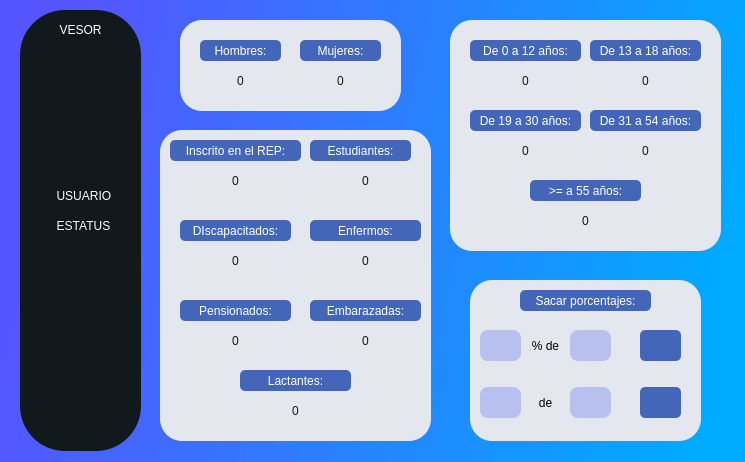
<?xml version="1.0" encoding="UTF-8"?>
<ui version="4.0">
 <class>MainWindow</class>
 <widget class="QMainWindow" name="MainWindow">
  <property name="geometry">
   <rect>
    <x>0</x>
    <y>0</y>
    <width>745</width>
    <height>462</height>
   </rect>
  </property>
  <property name="maximumSize">
   <size>
    <width>745</width>
    <height>462</height>
   </size>
  </property>
  <property name="windowTitle">
   <string>MainWindow</string>
  </property>
  <property name="windowIcon">
   <iconset>
    <normaloff>:/Icono_window/Icono_window.png</normaloff>:/Icono_window/Icono_window.png</iconset>
  </property>
  <property name="styleSheet">
   <string notr="true">QMainWindow{
background-color: qlineargradient(spread:pad, x1:0.063, y1:0.346591, x2:0.982955, y2:0.477, stop:0 rgba(85, 85, 255, 255), stop:1 rgba(0, 170, 255, 255));
}
</string>
  </property>
  <widget class="QWidget" name="centralwidget">
   <widget class="QFrame" name="frame">
    <property name="geometry">
     <rect>
      <x>20</x>
      <y>10</y>
      <width>121</width>
      <height>441</height>
     </rect>
    </property>
    <property name="styleSheet">
     <string notr="true">QFrame{

background-color:#12191D;
border-radius: 45px;
}</string>
    </property>
    <property name="frameShape">
     <enum>QFrame::StyledPanel</enum>
    </property>
    <property name="frameShadow">
     <enum>QFrame::Raised</enum>
    </property>
    <widget class="QPushButton" name="buttonNewUser">
     <property name="geometry">
      <rect>
       <x>0</x>
       <y>170</y>
       <width>161</width>
       <height>31</height>
      </rect>
     </property>
     <property name="styleSheet">
      <string notr="true">QPushButton{
border:0px;
background-color: qlineargradient(spread:pad, x1:0, y1:0, x2:1, y2:1, stop:0 rgba(0, 0, 0, 0), stop:1 rgba(255, 255, 255, 0));
color:rgb(255, 255, 255);
font-size: 12px
}

QPushButton:hover{
background-color:rgb(0, 170, 255);
color:rgb(255, 255, 255);
font-size: 12px;

}</string>
     </property>
     <property name="text">
      <string> USUARIO           </string>
     </property>
     <property name="icon">
      <iconset>
       <normaloff>Imagenes-iconos/Usuario_blanco.png</normaloff>Imagenes-iconos/Usuario_blanco.png</iconset>
     </property>
     <property name="iconSize">
      <size>
       <width>18</width>
       <height>18</height>
      </size>
     </property>
    </widget>
    <widget class="QLabel" name="label_2">
     <property name="geometry">
      <rect>
       <x>20</x>
       <y>10</y>
       <width>81</width>
       <height>20</height>
      </rect>
     </property>
     <property name="styleSheet">
      <string notr="true">QLabel{
color:rgb(255, 255, 255);
font: 14pt &quot;Comic Sans MS&quot;;
border-radius: 6px;
background-color: qlineargradient(spread:pad, x1:0, y1:0, x2:1, y2:1, stop:0 rgba(0, 0, 0, 0));

}</string>
     </property>
     <property name="text">
      <string>VESOR</string>
     </property>
     <property name="alignment">
      <set>Qt::AlignCenter</set>
     </property>
    </widget>
    <widget class="QPushButton" name="Button_menu_2">
     <property name="geometry">
      <rect>
       <x>30</x>
       <y>50</y>
       <width>23</width>
       <height>21</height>
      </rect>
     </property>
     <property name="styleSheet">
      <string notr="true">QPushButton{
background-color: qlineargradient(spread:pad, x1:0, y1:0, x2:1, y2:1, stop:0 rgba(0, 0, 0, 0), stop:1 rgba(255, 255, 255, 0));
border-radIus: 3px
}

QPushButton:hover{
	background-color: qlineargradient(spread:pad, x1:0, y1:0, x2:1, y2:0, stop:0 rgba(204, 204, 204, 129));
border-radius:10px;

}</string>
     </property>
     <property name="text">
      <string/>
     </property>
     <property name="icon">
      <iconset resource="Source.qrc">
       <normaloff>:/Icono_recargar/Imagenes-iconos/Recargar.png</normaloff>:/Icono_recargar/Imagenes-iconos/Recargar.png</iconset>
     </property>
     <property name="iconSize">
      <size>
       <width>26</width>
       <height>26</height>
      </size>
     </property>
    </widget>
    <widget class="QPushButton" name="Button_menu">
     <property name="geometry">
      <rect>
       <x>70</x>
       <y>50</y>
       <width>23</width>
       <height>20</height>
      </rect>
     </property>
     <property name="styleSheet">
      <string notr="true">QPushButton{
background-color: qlineargradient(spread:pad, x1:0, y1:0, x2:1, y2:1, stop:0 rgba(0, 0, 0, 0), stop:1 rgba(255, 255, 255, 0));
border-radIus: 3px
}

QPushButton:hover{
	background-color: qlineargradient(spread:pad, x1:0, y1:0, x2:1, y2:0, stop:0 rgba(204, 204, 204, 129));
border-radius: 10px;

}</string>
     </property>
     <property name="text">
      <string/>
     </property>
     <property name="icon">
      <iconset resource="Source.qrc">
       <normaloff>:/Menu_icono/Imagenes-iconos/Menu.png</normaloff>:/Menu_icono/Imagenes-iconos/Menu.png</iconset>
     </property>
     <property name="iconSize">
      <size>
       <width>22</width>
       <height>22</height>
      </size>
     </property>
    </widget>
    <widget class="QPushButton" name="buttonStatus">
     <property name="geometry">
      <rect>
       <x>3</x>
       <y>200</y>
       <width>121</width>
       <height>31</height>
      </rect>
     </property>
     <property name="styleSheet">
      <string notr="true">QPushButton{
border:0px;
background-color: qlineargradient(spread:pad, x1:0, y1:0, x2:1, y2:1, stop:0 rgba(0, 0, 0, 0), stop:1 rgba(255, 255, 255, 0));
color:rgb(255, 255, 255);
font-size: 12px
}

QPushButton:hover{
background-color:rgb(0, 170, 255);
color:rgb(255, 255, 255);
font-size: 12px;

}</string>
     </property>
     <property name="text">
      <string>ESTATUS</string>
     </property>
     <property name="icon">
      <iconset resource="Source.qrc">
       <normaloff>:/Icono_reloj/Imagenes-iconos/reloj.png</normaloff>:/Icono_reloj/Imagenes-iconos/reloj.png</iconset>
     </property>
     <property name="iconSize">
      <size>
       <width>16</width>
       <height>16</height>
      </size>
     </property>
    </widget>
   </widget>
   <widget class="QGroupBox" name="groupBox_2">
    <property name="geometry">
     <rect>
      <x>180</x>
      <y>20</y>
      <width>221</width>
      <height>91</height>
     </rect>
    </property>
    <property name="styleSheet">
     <string notr="true">QGroupBox{
color:#1b231f;
background-color: #E5E7EE;
font: 75 10pt Comic Sans MS;
border-radius: 22px;

}</string>
    </property>
    <property name="title">
     <string/>
    </property>
    <property name="alignment">
     <set>Qt::AlignCenter</set>
    </property>
    <widget class="QLabel" name="Cantidad_m">
     <property name="geometry">
      <rect>
       <x>25</x>
       <y>40</y>
       <width>71</width>
       <height>41</height>
      </rect>
     </property>
     <property name="styleSheet">
      <string notr="true">QLabel{
color:#12191D;
font: 18pt &quot;Sans&quot;;
}</string>
     </property>
     <property name="text">
      <string>0</string>
     </property>
     <property name="alignment">
      <set>Qt::AlignCenter</set>
     </property>
    </widget>
    <widget class="QLabel" name="label">
     <property name="geometry">
      <rect>
       <x>20</x>
       <y>20</y>
       <width>81</width>
       <height>21</height>
      </rect>
     </property>
     <property name="styleSheet">
      <string notr="true">background-color:#4466B8;
		color: rgb(255, 255, 255);
		border-radius: 5px</string>
     </property>
     <property name="text">
      <string>Hombres:</string>
     </property>
     <property name="alignment">
      <set>Qt::AlignCenter</set>
     </property>
    </widget>
    <widget class="QLabel" name="label_3">
     <property name="geometry">
      <rect>
       <x>120</x>
       <y>20</y>
       <width>81</width>
       <height>21</height>
      </rect>
     </property>
     <property name="styleSheet">
      <string notr="true">background-color:#4466B8;
		color: rgb(255, 255, 255);
		border-radius: 5px</string>
     </property>
     <property name="text">
      <string>Mujeres:</string>
     </property>
     <property name="alignment">
      <set>Qt::AlignCenter</set>
     </property>
    </widget>
    <widget class="QLabel" name="Cantidad_f">
     <property name="geometry">
      <rect>
       <x>125</x>
       <y>40</y>
       <width>71</width>
       <height>41</height>
      </rect>
     </property>
     <property name="styleSheet">
      <string notr="true">QLabel{
color:#12191D;
font: 18pt &quot;Sans&quot;;
}</string>
     </property>
     <property name="text">
      <string>0</string>
     </property>
     <property name="alignment">
      <set>Qt::AlignCenter</set>
     </property>
    </widget>
   </widget>
   <widget class="QGroupBox" name="groupBox_3">
    <property name="geometry">
     <rect>
      <x>450</x>
      <y>20</y>
      <width>271</width>
      <height>231</height>
     </rect>
    </property>
    <property name="styleSheet">
     <string notr="true">QGroupBox{
color:#1b231f;
background-color: #E5E7EE;
font: 75 10pt Comic Sans MS;
border-radius: 22px;

}</string>
    </property>
    <property name="title">
     <string/>
    </property>
    <property name="alignment">
     <set>Qt::AlignCenter</set>
    </property>
    <widget class="QLabel" name="Cantidad_12_18">
     <property name="geometry">
      <rect>
       <x>160</x>
       <y>40</y>
       <width>71</width>
       <height>41</height>
      </rect>
     </property>
     <property name="styleSheet">
      <string notr="true">QLabel{
color:#12191D;
font: 18pt &quot;Sans&quot;;
}</string>
     </property>
     <property name="text">
      <string>0</string>
     </property>
     <property name="alignment">
      <set>Qt::AlignCenter</set>
     </property>
    </widget>
    <widget class="QLabel" name="Cantidad_0_12">
     <property name="geometry">
      <rect>
       <x>40</x>
       <y>40</y>
       <width>71</width>
       <height>41</height>
      </rect>
     </property>
     <property name="styleSheet">
      <string notr="true">QLabel{
color:#12191D;
font: 18pt &quot;Sans&quot;;
}</string>
     </property>
     <property name="text">
      <string>0</string>
     </property>
     <property name="alignment">
      <set>Qt::AlignCenter</set>
     </property>
    </widget>
    <widget class="QLabel" name="label_4">
     <property name="geometry">
      <rect>
       <x>20</x>
       <y>20</y>
       <width>111</width>
       <height>21</height>
      </rect>
     </property>
     <property name="styleSheet">
      <string notr="true">background-color:#4466B8;
		color: rgb(255, 255, 255);
		border-radius: 5px</string>
     </property>
     <property name="text">
      <string>De 0 a 12 años:</string>
     </property>
     <property name="alignment">
      <set>Qt::AlignCenter</set>
     </property>
    </widget>
    <widget class="QLabel" name="label_5">
     <property name="geometry">
      <rect>
       <x>140</x>
       <y>20</y>
       <width>111</width>
       <height>21</height>
      </rect>
     </property>
     <property name="styleSheet">
      <string notr="true">background-color:#4466B8;
		color: rgb(255, 255, 255);
		border-radius: 5px</string>
     </property>
     <property name="text">
      <string>De 13 a 18 años:</string>
     </property>
     <property name="alignment">
      <set>Qt::AlignCenter</set>
     </property>
    </widget>
    <widget class="QLabel" name="Cantidad_31_54">
     <property name="geometry">
      <rect>
       <x>160</x>
       <y>110</y>
       <width>71</width>
       <height>41</height>
      </rect>
     </property>
     <property name="styleSheet">
      <string notr="true">QLabel{
color:#12191D;
font: 18pt &quot;Sans&quot;;
}</string>
     </property>
     <property name="text">
      <string>0</string>
     </property>
     <property name="alignment">
      <set>Qt::AlignCenter</set>
     </property>
    </widget>
    <widget class="QLabel" name="Cantidad_19_30">
     <property name="geometry">
      <rect>
       <x>40</x>
       <y>110</y>
       <width>71</width>
       <height>41</height>
      </rect>
     </property>
     <property name="styleSheet">
      <string notr="true">QLabel{
color:#12191D;
font: 18pt &quot;Sans&quot;;
}</string>
     </property>
     <property name="text">
      <string>0</string>
     </property>
     <property name="alignment">
      <set>Qt::AlignCenter</set>
     </property>
    </widget>
    <widget class="QLabel" name="label_6">
     <property name="geometry">
      <rect>
       <x>20</x>
       <y>90</y>
       <width>111</width>
       <height>21</height>
      </rect>
     </property>
     <property name="styleSheet">
      <string notr="true">background-color:#4466B8;
		color: rgb(255, 255, 255);
		border-radius: 5px</string>
     </property>
     <property name="text">
      <string>De 19 a 30 años:</string>
     </property>
     <property name="alignment">
      <set>Qt::AlignCenter</set>
     </property>
    </widget>
    <widget class="QLabel" name="label_7">
     <property name="geometry">
      <rect>
       <x>140</x>
       <y>90</y>
       <width>111</width>
       <height>21</height>
      </rect>
     </property>
     <property name="styleSheet">
      <string notr="true">background-color:#4466B8;
		color: rgb(255, 255, 255);
		border-radius: 5px</string>
     </property>
     <property name="text">
      <string>De 31 a 54 años:</string>
     </property>
     <property name="alignment">
      <set>Qt::AlignCenter</set>
     </property>
    </widget>
    <widget class="QLabel" name="label_8">
     <property name="geometry">
      <rect>
       <x>80</x>
       <y>160</y>
       <width>111</width>
       <height>21</height>
      </rect>
     </property>
     <property name="styleSheet">
      <string notr="true">background-color:#4466B8;
		color: rgb(255, 255, 255);
		border-radius: 5px</string>
     </property>
     <property name="text">
      <string>&gt;= a 55 años:</string>
     </property>
     <property name="alignment">
      <set>Qt::AlignCenter</set>
     </property>
    </widget>
    <widget class="QLabel" name="Cantidad_55">
     <property name="geometry">
      <rect>
       <x>100</x>
       <y>180</y>
       <width>71</width>
       <height>41</height>
      </rect>
     </property>
     <property name="styleSheet">
      <string notr="true">QLabel{
color:#12191D;
font: 18pt &quot;Sans&quot;;
}</string>
     </property>
     <property name="text">
      <string>0</string>
     </property>
     <property name="alignment">
      <set>Qt::AlignCenter</set>
     </property>
    </widget>
   </widget>
   <widget class="QGroupBox" name="groupBox">
    <property name="geometry">
     <rect>
      <x>160</x>
      <y>130</y>
      <width>271</width>
      <height>311</height>
     </rect>
    </property>
    <property name="styleSheet">
     <string notr="true">QGroupBox{
color:#1b231f;
background-color: #E5E7EE;
font: 75 10pt Comic Sans MS;
border-radius: 22px;

}</string>
    </property>
    <property name="title">
     <string/>
    </property>
    <property name="alignment">
     <set>Qt::AlignCenter</set>
    </property>
    <widget class="QLabel" name="label_9">
     <property name="geometry">
      <rect>
       <x>10</x>
       <y>10</y>
       <width>131</width>
       <height>21</height>
      </rect>
     </property>
     <property name="styleSheet">
      <string notr="true">background-color:#4466B8;
		color: rgb(255, 255, 255);
		border-radius: 5px</string>
     </property>
     <property name="text">
      <string>Inscrito en el REP:</string>
     </property>
     <property name="alignment">
      <set>Qt::AlignCenter</set>
     </property>
    </widget>
    <widget class="QLabel" name="label_10">
     <property name="geometry">
      <rect>
       <x>150</x>
       <y>10</y>
       <width>101</width>
       <height>21</height>
      </rect>
     </property>
     <property name="styleSheet">
      <string notr="true">background-color:#4466B8;
		color: rgb(255, 255, 255);
		border-radius: 5px</string>
     </property>
     <property name="text">
      <string>Estudiantes:</string>
     </property>
     <property name="alignment">
      <set>Qt::AlignCenter</set>
     </property>
    </widget>
    <widget class="QLabel" name="label_11">
     <property name="geometry">
      <rect>
       <x>20</x>
       <y>90</y>
       <width>111</width>
       <height>21</height>
      </rect>
     </property>
     <property name="styleSheet">
      <string notr="true">background-color:#4466B8;
		color: rgb(255, 255, 255);
		border-radius: 5px</string>
     </property>
     <property name="text">
      <string>DIscapacitados:</string>
     </property>
     <property name="alignment">
      <set>Qt::AlignCenter</set>
     </property>
    </widget>
    <widget class="QLabel" name="label_12">
     <property name="geometry">
      <rect>
       <x>150</x>
       <y>90</y>
       <width>111</width>
       <height>21</height>
      </rect>
     </property>
     <property name="styleSheet">
      <string notr="true">background-color:#4466B8;
		color: rgb(255, 255, 255);
		border-radius: 5px</string>
     </property>
     <property name="text">
      <string>Enfermos:</string>
     </property>
     <property name="alignment">
      <set>Qt::AlignCenter</set>
     </property>
    </widget>
    <widget class="QLabel" name="Cantidad_rep">
     <property name="geometry">
      <rect>
       <x>40</x>
       <y>30</y>
       <width>71</width>
       <height>41</height>
      </rect>
     </property>
     <property name="styleSheet">
      <string notr="true">QLabel{
color:#12191D;
font: 18pt &quot;Sans&quot;;
}</string>
     </property>
     <property name="text">
      <string>0</string>
     </property>
     <property name="alignment">
      <set>Qt::AlignCenter</set>
     </property>
    </widget>
    <widget class="QLabel" name="Cantidad_estudiante">
     <property name="geometry">
      <rect>
       <x>170</x>
       <y>30</y>
       <width>71</width>
       <height>41</height>
      </rect>
     </property>
     <property name="styleSheet">
      <string notr="true">QLabel{
color:#12191D;
font: 18pt &quot;Sans&quot;;
}</string>
     </property>
     <property name="text">
      <string>0</string>
     </property>
     <property name="alignment">
      <set>Qt::AlignCenter</set>
     </property>
    </widget>
    <widget class="QLabel" name="Cantidad_discapacidad">
     <property name="geometry">
      <rect>
       <x>40</x>
       <y>110</y>
       <width>71</width>
       <height>41</height>
      </rect>
     </property>
     <property name="styleSheet">
      <string notr="true">QLabel{
color:#12191D;
font: 18pt &quot;Sans&quot;;
}</string>
     </property>
     <property name="text">
      <string>0</string>
     </property>
     <property name="alignment">
      <set>Qt::AlignCenter</set>
     </property>
    </widget>
    <widget class="QLabel" name="Cantidad_enfermedad">
     <property name="geometry">
      <rect>
       <x>170</x>
       <y>110</y>
       <width>71</width>
       <height>41</height>
      </rect>
     </property>
     <property name="styleSheet">
      <string notr="true">QLabel{
color:#12191D;
font: 18pt &quot;Sans&quot;;
}</string>
     </property>
     <property name="text">
      <string>0</string>
     </property>
     <property name="alignment">
      <set>Qt::AlignCenter</set>
     </property>
    </widget>
    <widget class="QLabel" name="label_13">
     <property name="geometry">
      <rect>
       <x>20</x>
       <y>170</y>
       <width>111</width>
       <height>21</height>
      </rect>
     </property>
     <property name="styleSheet">
      <string notr="true">background-color:#4466B8;
		color: rgb(255, 255, 255);
		border-radius: 5px</string>
     </property>
     <property name="text">
      <string>Pensionados:</string>
     </property>
     <property name="alignment">
      <set>Qt::AlignCenter</set>
     </property>
    </widget>
    <widget class="QLabel" name="label_14">
     <property name="geometry">
      <rect>
       <x>150</x>
       <y>170</y>
       <width>111</width>
       <height>21</height>
      </rect>
     </property>
     <property name="styleSheet">
      <string notr="true">background-color:#4466B8;
		color: rgb(255, 255, 255);
		border-radius: 5px</string>
     </property>
     <property name="text">
      <string>Embarazadas:</string>
     </property>
     <property name="alignment">
      <set>Qt::AlignCenter</set>
     </property>
    </widget>
    <widget class="QLabel" name="label_15">
     <property name="geometry">
      <rect>
       <x>80</x>
       <y>240</y>
       <width>111</width>
       <height>21</height>
      </rect>
     </property>
     <property name="styleSheet">
      <string notr="true">background-color:#4466B8;
		color: rgb(255, 255, 255);
		border-radius: 5px</string>
     </property>
     <property name="text">
      <string>Lactantes:</string>
     </property>
     <property name="alignment">
      <set>Qt::AlignCenter</set>
     </property>
    </widget>
    <widget class="QLabel" name="Cantidad_lactante">
     <property name="geometry">
      <rect>
       <x>100</x>
       <y>260</y>
       <width>71</width>
       <height>41</height>
      </rect>
     </property>
     <property name="styleSheet">
      <string notr="true">QLabel{
color:#12191D;
font: 18pt &quot;Sans&quot;;
}</string>
     </property>
     <property name="text">
      <string>0</string>
     </property>
     <property name="alignment">
      <set>Qt::AlignCenter</set>
     </property>
    </widget>
    <widget class="QLabel" name="Cantidad_pensionado">
     <property name="geometry">
      <rect>
       <x>40</x>
       <y>190</y>
       <width>71</width>
       <height>41</height>
      </rect>
     </property>
     <property name="styleSheet">
      <string notr="true">QLabel{
color:#12191D;
font: 18pt &quot;Sans&quot;;
}</string>
     </property>
     <property name="text">
      <string>0</string>
     </property>
     <property name="alignment">
      <set>Qt::AlignCenter</set>
     </property>
    </widget>
    <widget class="QLabel" name="Cantidad_embarazo">
     <property name="geometry">
      <rect>
       <x>170</x>
       <y>190</y>
       <width>71</width>
       <height>41</height>
      </rect>
     </property>
     <property name="styleSheet">
      <string notr="true">QLabel{
color:#12191D;
font: 18pt &quot;Sans&quot;;
}</string>
     </property>
     <property name="text">
      <string>0</string>
     </property>
     <property name="alignment">
      <set>Qt::AlignCenter</set>
     </property>
    </widget>
   </widget>
   <widget class="QGroupBox" name="groupBox_5">
    <property name="geometry">
     <rect>
      <x>470</x>
      <y>280</y>
      <width>231</width>
      <height>161</height>
     </rect>
    </property>
    <property name="styleSheet">
     <string notr="true">QGroupBox{
color:#1b231f;
background-color: #E5E7EE;
font: 75 10pt Comic Sans MS;
border-radius: 22px;

}</string>
    </property>
    <property name="title">
     <string/>
    </property>
    <property name="alignment">
     <set>Qt::AlignCenter</set>
    </property>
    <widget class="QLabel" name="label_18">
     <property name="geometry">
      <rect>
       <x>50</x>
       <y>10</y>
       <width>131</width>
       <height>21</height>
      </rect>
     </property>
     <property name="styleSheet">
      <string notr="true">background-color:#4466B8;
		color: rgb(255, 255, 255);
		border-radius: 5px</string>
     </property>
     <property name="text">
      <string>Sacar porcentajes:</string>
     </property>
     <property name="alignment">
      <set>Qt::AlignCenter</set>
     </property>
    </widget>
    <widget class="QLineEdit" name="valor_1">
     <property name="geometry">
      <rect>
       <x>10</x>
       <y>50</y>
       <width>41</width>
       <height>31</height>
      </rect>
     </property>
     <property name="styleSheet">
      <string notr="true">QLineEdit{
		border-radius: 8px;
		background:#B7C0EE;
		color: #000000;
		}
		QLineEdit:hover{
		border: 1px solid  #113384;
}</string>
     </property>
     <property name="inputMask">
      <string/>
     </property>
     <property name="text">
      <string/>
     </property>
    </widget>
    <widget class="QLineEdit" name="valor_2">
     <property name="geometry">
      <rect>
       <x>100</x>
       <y>50</y>
       <width>41</width>
       <height>31</height>
      </rect>
     </property>
     <property name="styleSheet">
      <string notr="true">QLineEdit{
		border-radius: 8px;
		background:#B7C0EE;
		color: #000000;
		}
		QLineEdit:hover{
		border: 1px solid  #113384;
}</string>
     </property>
    </widget>
    <widget class="QLabel" name="resultado_1">
     <property name="geometry">
      <rect>
       <x>170</x>
       <y>50</y>
       <width>41</width>
       <height>31</height>
      </rect>
     </property>
     <property name="styleSheet">
      <string notr="true">background-color:#4466B8;
		color: rgb(255, 255, 255);
		border-radius: 5px</string>
     </property>
     <property name="text">
      <string/>
     </property>
     <property name="alignment">
      <set>Qt::AlignCenter</set>
     </property>
    </widget>
    <widget class="QLabel" name="label_20">
     <property name="geometry">
      <rect>
       <x>50</x>
       <y>50</y>
       <width>51</width>
       <height>31</height>
      </rect>
     </property>
     <property name="styleSheet">
      <string notr="true">QLabel{background-color: qlineargradient(spread:pad, x1:0, y1:0, x2:1, y2:0, stop:1 rgba(255, 255, 255, 0));
color: #000000;
font: 12pt &quot;Sans&quot;;
}</string>
     </property>
     <property name="text">
      <string>% de</string>
     </property>
     <property name="alignment">
      <set>Qt::AlignCenter</set>
     </property>
    </widget>
    <widget class="QLineEdit" name="valor_1_2">
     <property name="geometry">
      <rect>
       <x>10</x>
       <y>107</y>
       <width>41</width>
       <height>31</height>
      </rect>
     </property>
     <property name="styleSheet">
      <string notr="true">QLineEdit{
		border-radius: 8px;
		background:#B7C0EE;
		color: #000000;
		}
		QLineEdit:hover{
		border: 1px solid  #113384;
}</string>
     </property>
    </widget>
    <widget class="QLineEdit" name="valor_2_2">
     <property name="geometry">
      <rect>
       <x>100</x>
       <y>107</y>
       <width>41</width>
       <height>31</height>
      </rect>
     </property>
     <property name="styleSheet">
      <string notr="true">QLineEdit{
		border-radius: 8px;
		background:#B7C0EE;
		color: #000000;
		}
		QLineEdit:hover{
		border: 1px solid  #113384;
}</string>
     </property>
    </widget>
    <widget class="QLabel" name="resultado_2">
     <property name="geometry">
      <rect>
       <x>170</x>
       <y>107</y>
       <width>41</width>
       <height>31</height>
      </rect>
     </property>
     <property name="styleSheet">
      <string notr="true">background-color:#4466B8;
		color: rgb(255, 255, 255);
		border-radius: 5px</string>
     </property>
     <property name="text">
      <string/>
     </property>
     <property name="alignment">
      <set>Qt::AlignCenter</set>
     </property>
    </widget>
    <widget class="QLabel" name="label_22">
     <property name="geometry">
      <rect>
       <x>50</x>
       <y>107</y>
       <width>51</width>
       <height>31</height>
      </rect>
     </property>
     <property name="styleSheet">
      <string notr="true">QLabel{background-color: qlineargradient(spread:pad, x1:0, y1:0, x2:1, y2:0, stop:1 rgba(255, 255, 255, 0));
color: #000000;
font: 12pt &quot;Sans&quot;;
}</string>
     </property>
     <property name="text">
      <string>de</string>
     </property>
     <property name="alignment">
      <set>Qt::AlignCenter</set>
     </property>
    </widget>
    <widget class="QPushButton" name="operacion_1">
     <property name="geometry">
      <rect>
       <x>145</x>
       <y>55</y>
       <width>21</width>
       <height>21</height>
      </rect>
     </property>
     <property name="styleSheet">
      <string notr="true">QPushButton{
background-color: qlineargradient(spread:pad, x1:0, y1:0, x2:1, y2:0, stop:1 rgba(255, 255, 255, 0));
border:0px;
}

QPushButton:hover{
	background-color: qlineargradient(spread:pad, x1:0, y1:0, x2:1, y2:0, stop:0 rgba(204, 204, 204, 129));
border-radius: 10px;

}</string>
     </property>
     <property name="text">
      <string/>
     </property>
     <property name="icon">
      <iconset resource="Source.qrc">
       <normaloff>:/Icono_igualdad/Imagenes-iconos/igualdad.png</normaloff>:/Icono_igualdad/Imagenes-iconos/igualdad.png</iconset>
     </property>
    </widget>
    <widget class="QPushButton" name="operacion_2">
     <property name="geometry">
      <rect>
       <x>145</x>
       <y>112</y>
       <width>21</width>
       <height>21</height>
      </rect>
     </property>
     <property name="styleSheet">
      <string notr="true">QPushButton{
background-color: qlineargradient(spread:pad, x1:0, y1:0, x2:1, y2:0, stop:1 rgba(255, 255, 255, 0));
border:0px;
}


QPushButton:hover{
	background-color: qlineargradient(spread:pad, x1:0, y1:0, x2:1, y2:0, stop:0 rgba(204, 204, 204, 129));
border-radius: 10px;

}</string>
     </property>
     <property name="text">
      <string/>
     </property>
     <property name="icon">
      <iconset resource="Source.qrc">
       <normaloff>:/Icono_igualdad/Imagenes-iconos/igualdad.png</normaloff>:/Icono_igualdad/Imagenes-iconos/igualdad.png</iconset>
     </property>
    </widget>
    <zorder>operacion_1</zorder>
    <zorder>label_18</zorder>
    <zorder>valor_1</zorder>
    <zorder>valor_2</zorder>
    <zorder>resultado_1</zorder>
    <zorder>label_20</zorder>
    <zorder>valor_1_2</zorder>
    <zorder>valor_2_2</zorder>
    <zorder>resultado_2</zorder>
    <zorder>label_22</zorder>
    <zorder>operacion_2</zorder>
   </widget>
  </widget>
  <action name="actionSave">
   <property name="text">
    <string>Guardar</string>
   </property>
  </action>
  <action name="actionCerrar">
   <property name="text">
    <string>Cerrar</string>
   </property>
  </action>
  <action name="actionAcerca_de">
   <property name="text">
    <string>Acerca de</string>
   </property>
  </action>
 </widget>
 <resources>
  <include location="Source.qrc"/>
 </resources>
 <connections/>
</ui>
